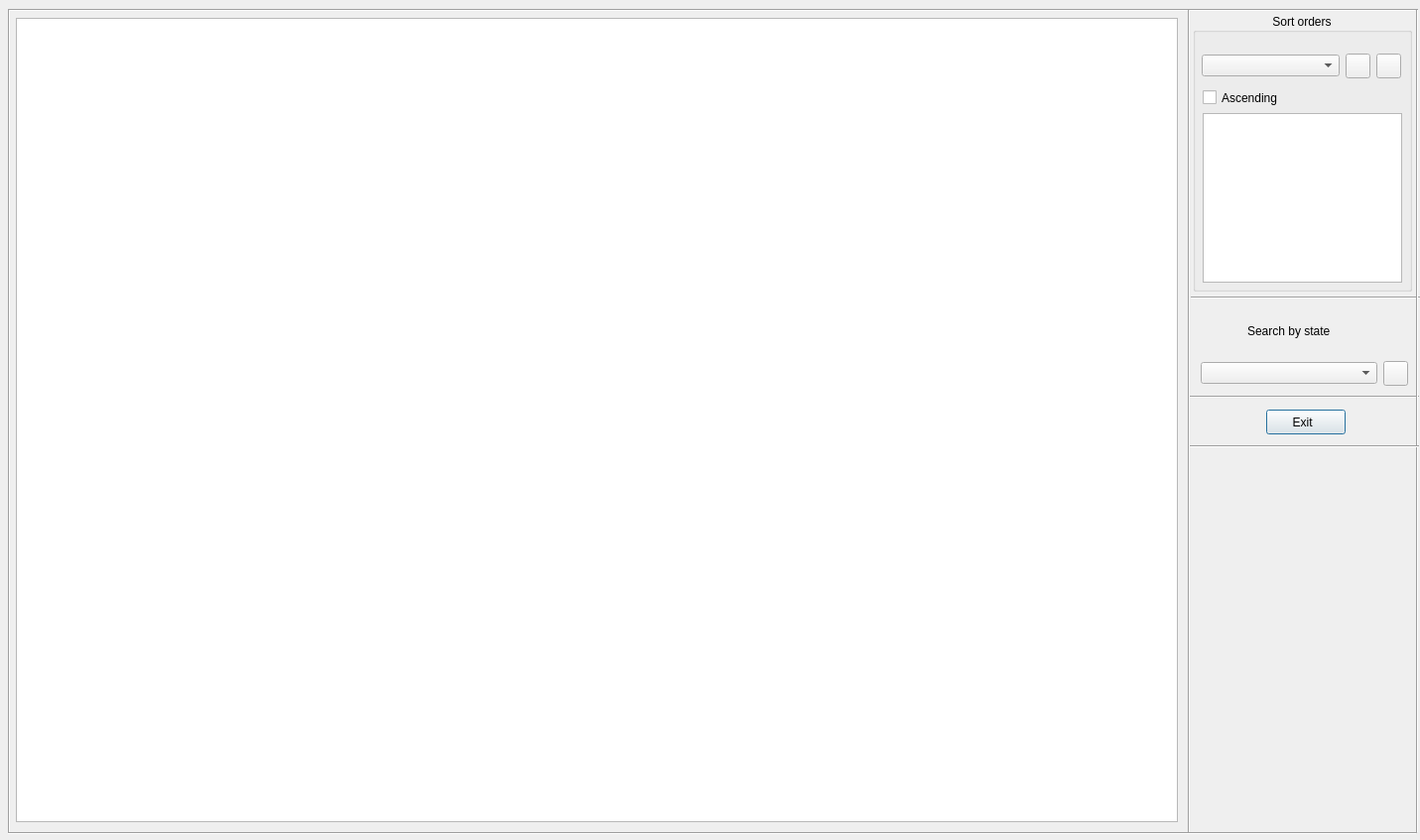
<?xml version="1.0" encoding="UTF-8"?>
<ui version="4.0">
 <class>Dialog</class>
 <widget class="QDialog" name="Dialog">
  <property name="geometry">
   <rect>
    <x>0</x>
    <y>0</y>
    <width>1431</width>
    <height>847</height>
   </rect>
  </property>
  <property name="windowTitle">
   <string>Dialog</string>
  </property>
  <widget class="QWidget" name="gridLayoutWidget">
   <property name="geometry">
    <rect>
     <x>16</x>
     <y>18</y>
     <width>1171</width>
     <height>811</height>
    </rect>
   </property>
   <layout class="QGridLayout" name="table_grid_layout">
    <item row="0" column="0">
     <widget class="QTableWidget" name="all_client_orders_table"/>
    </item>
   </layout>
  </widget>
  <widget class="QPushButton" name="exit_button">
   <property name="geometry">
    <rect>
     <x>1276</x>
     <y>413</y>
     <width>80</width>
     <height>25</height>
    </rect>
   </property>
   <property name="layoutDirection">
    <enum>Qt::RightToLeft</enum>
   </property>
   <property name="text">
    <string>Exit  </string>
   </property>
   <property name="icon">
    <iconset>
     <normaloff>../frontend/images/cross_red.png</normaloff>../frontend/images/cross_red.png</iconset>
   </property>
  </widget>
  <widget class="Line" name="line_2">
   <property name="geometry">
    <rect>
     <x>1200</x>
     <y>290</y>
     <width>231</width>
     <height>20</height>
    </rect>
   </property>
   <property name="orientation">
    <enum>Qt::Horizontal</enum>
   </property>
  </widget>
  <widget class="Line" name="line_3">
   <property name="geometry">
    <rect>
     <x>1197</x>
     <y>390</y>
     <width>233</width>
     <height>20</height>
    </rect>
   </property>
   <property name="orientation">
    <enum>Qt::Horizontal</enum>
   </property>
  </widget>
  <widget class="Line" name="line_4">
   <property name="geometry">
    <rect>
     <x>1418</x>
     <y>9</y>
     <width>21</width>
     <height>831</height>
    </rect>
   </property>
   <property name="orientation">
    <enum>Qt::Vertical</enum>
   </property>
  </widget>
  <widget class="Line" name="line_5">
   <property name="geometry">
    <rect>
     <x>1197</x>
     <y>440</y>
     <width>233</width>
     <height>20</height>
    </rect>
   </property>
   <property name="orientation">
    <enum>Qt::Horizontal</enum>
   </property>
  </widget>
  <widget class="Line" name="line_6">
   <property name="geometry">
    <rect>
     <x>8</x>
     <y>0</y>
     <width>1419</width>
     <height>20</height>
    </rect>
   </property>
   <property name="orientation">
    <enum>Qt::Horizontal</enum>
   </property>
  </widget>
  <widget class="Line" name="line_7">
   <property name="geometry">
    <rect>
     <x>-1</x>
     <y>9</y>
     <width>21</width>
     <height>831</height>
    </rect>
   </property>
   <property name="orientation">
    <enum>Qt::Vertical</enum>
   </property>
  </widget>
  <widget class="Line" name="line_8">
   <property name="geometry">
    <rect>
     <x>8</x>
     <y>830</y>
     <width>1420</width>
     <height>20</height>
    </rect>
   </property>
   <property name="orientation">
    <enum>Qt::Horizontal</enum>
   </property>
  </widget>
  <widget class="Line" name="line">
   <property name="geometry">
    <rect>
     <x>1188</x>
     <y>9</y>
     <width>20</width>
     <height>831</height>
    </rect>
   </property>
   <property name="orientation">
    <enum>Qt::Vertical</enum>
   </property>
  </widget>
  <widget class="QGroupBox" name="groupBox">
   <property name="geometry">
    <rect>
     <x>1202</x>
     <y>13</y>
     <width>221</width>
     <height>281</height>
    </rect>
   </property>
   <property name="title">
    <string>Sort orders</string>
   </property>
   <property name="alignment">
    <set>Qt::AlignCenter</set>
   </property>
   <widget class="QWidget" name="horizontalLayoutWidget">
    <property name="geometry">
     <rect>
      <x>9</x>
      <y>40</y>
      <width>201</width>
      <height>27</height>
     </rect>
    </property>
    <layout class="QHBoxLayout" name="sort_orders_h_layout">
     <item>
      <widget class="QComboBox" name="columns_combo_box"/>
     </item>
     <item>
      <widget class="QPushButton" name="add_sort_criteria_button">
       <property name="maximumSize">
        <size>
         <width>25</width>
         <height>25</height>
        </size>
       </property>
       <property name="text">
        <string/>
       </property>
       <property name="icon">
        <iconset>
         <normaloff>../frontend/images/change_password_gold_key.png</normaloff>../frontend/images/change_password_gold_key.png</iconset>
       </property>
      </widget>
     </item>
     <item>
      <widget class="QPushButton" name="sort_button">
       <property name="minimumSize">
        <size>
         <width>25</width>
         <height>25</height>
        </size>
       </property>
       <property name="maximumSize">
        <size>
         <width>25</width>
         <height>25</height>
        </size>
       </property>
       <property name="text">
        <string/>
       </property>
       <property name="icon">
        <iconset>
         <normaloff>../frontend/images/check_mark.png</normaloff>../frontend/images/check_mark.png</iconset>
       </property>
      </widget>
     </item>
    </layout>
   </widget>
   <widget class="QTableWidget" name="sort_criteria_table">
    <property name="geometry">
     <rect>
      <x>10</x>
      <y>101</y>
      <width>201</width>
      <height>171</height>
     </rect>
    </property>
    <property name="gridStyle">
     <enum>Qt::SolidLine</enum>
    </property>
   </widget>
   <widget class="QCheckBox" name="asc_check_box">
    <property name="geometry">
     <rect>
      <x>10</x>
      <y>74</y>
      <width>92</width>
      <height>23</height>
     </rect>
    </property>
    <property name="text">
     <string>Ascending</string>
    </property>
   </widget>
  </widget>
  <widget class="QWidget" name="gridLayoutWidget_3">
   <property name="geometry">
    <rect>
     <x>1210</x>
     <y>310</y>
     <width>209</width>
     <height>79</height>
    </rect>
   </property>
   <layout class="QGridLayout" name="gridLayout">
    <item row="1" column="1">
     <widget class="QPushButton" name="find_orders_by_state_button">
      <property name="minimumSize">
       <size>
        <width>25</width>
        <height>25</height>
       </size>
      </property>
      <property name="maximumSize">
       <size>
        <width>25</width>
        <height>25</height>
       </size>
      </property>
      <property name="text">
       <string/>
      </property>
      <property name="icon">
       <iconset>
        <normaloff>../frontend/images/check_mark.png</normaloff>../frontend/images/check_mark.png</iconset>
      </property>
     </widget>
    </item>
    <item row="0" column="0" alignment="Qt::AlignHCenter">
     <widget class="QLabel" name="search_by_state_label">
      <property name="text">
       <string>Search by state</string>
      </property>
     </widget>
    </item>
    <item row="1" column="0">
     <widget class="QComboBox" name="states_combo_box"/>
    </item>
   </layout>
  </widget>
 </widget>
 <resources/>
 <connections/>
</ui>
